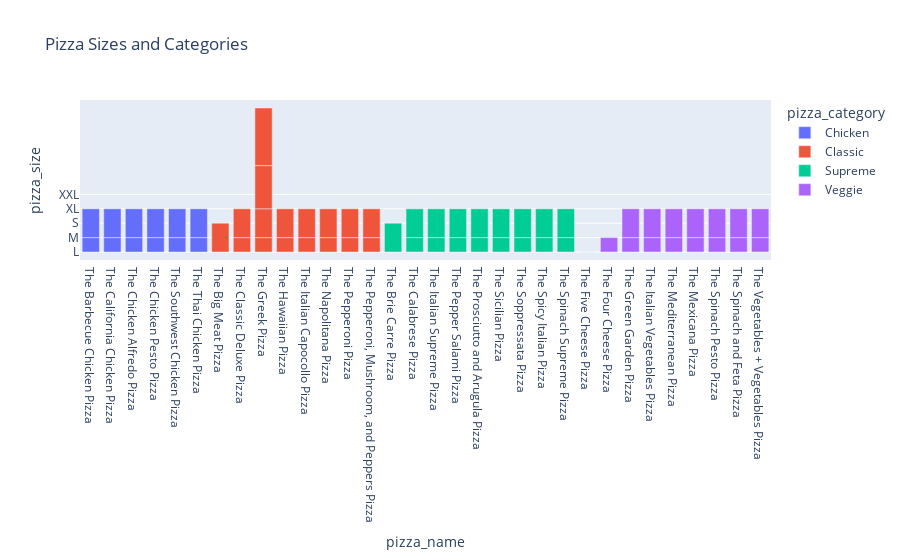

Notebook cell for this chart:
### Markdown cell above
## menu(for Launch the top 30 best-selling pizza products and launch set menus)

### Code cell
import plotly.express as px
unique_pizzas = df[['pizza_category', 'pizza_name', 'pizza_size', 'pizza_id']].drop_duplicates()
sorted_unique_pizzas = unique_pizzas.sort_values(by=['pizza_category', 'pizza_name', 'pizza_size'])
fig = px.bar(sorted_unique_pizzas, x='pizza_name', y='pizza_size', color='pizza_category',
             title="Pizza Sizes and Categories",
             hover_data=['pizza_id'])

fig.show()

### Figure 1 — Plotly figure (JSON) as saved in the notebook; plotly's stock layout.template omitted (floating-point values rounded to 4 significant figures)
{"data": [{"alignmentgroup": "True", "customdata": [["bbq_ckn_l"], ["bbq_ckn_m"], ["bbq_ckn_s"], ["cali_ckn_l"], ["cali_ckn_m"], ["cali_ckn_s"], ["ckn_alfredo_l"], ["ckn_alfredo_m"], ["ckn_alfredo_s"], ["ckn_pesto_l"], ["ckn_pesto_m"], ["ckn_pesto_s"], ["southw_ckn_l"], ["southw_ckn_m"], ["southw_ckn_s"], ["thai_ckn_l"], ["thai_ckn_m"], ["thai_ckn_s"]], "hovertemplate": "pizza_category=Chicken<br>pizza_name=%{x}<br>pizza_size=%{y}<br>pizza_id=%{customdata[0]}<extra></extra>", "legendgroup": "Chicken", "marker": {"color": "#636efa", "pattern": {"shape": ""}}, "name": "Chicken", "offsetgroup": "Chicken", "orientation": "v", "showlegend": true, "textposition": "auto", "type": "bar", "x": ["The Barbecue Chicken Pizza", "The Barbecue Chicken Pizza", "The Barbecue Chicken Pizza", "The California Chicken Pizza", "The California Chicken Pizza", "The California Chicken Pizza", "The Chicken Alfredo Pizza", "The Chicken Alfredo Pizza", "The Chicken Alfredo Pizza", "The Chicken Pesto Pizza", "The Chicken Pesto Pizza", "The Chicken Pesto Pizza", "The Southwest Chicken Pizza", "The Southwest Chicken Pizza", "The Southwest Chicken Pizza", "The Thai Chicken Pizza", "The Thai Chicken Pizza", "The Thai Chicken Pizza"], "xaxis": "x", "y": ["L", "M", "S", "L", "M", "S", "L", "M", "S", "L", "M", "S", "L", "M", "S", "L", "M", "S"], "yaxis": "y"}, {"alignmentgroup": "True", "customdata": [["big_meat_s"], ["classic_dlx_l"], ["classic_dlx_m"], ["classic_dlx_s"], ["the_greek_l"], ["the_greek_m"], ["the_greek_s"], ["the_greek_xl"], ["the_greek_xxl"], ["hawaiian_l"], ["hawaiian_m"], ["hawaiian_s"], ["ital_cpcllo_l"], ["ital_cpcllo_m"], ["ital_cpcllo_s"], ["napolitana_l"], ["napolitana_m"], ["napolitana_s"], ["pepperoni_l"], ["pepperoni_m"], ["pepperoni_s"], ["pep_msh_pep_l"], ["pep_msh_pep_m"], ["pep_msh_pep_s"]], "hovertemplate": "pizza_category=Classic<br>pizza_name=%{x}<br>pizza_size=%{y}<br>pizza_id=%{customdata[0]}<extra></extra>", "legendgroup": "Classic", "marker": {"color": "#EF553B", "pattern": {"shape": ""}}, "name": "Classic", "offsetgroup": "Classic", "orientation": "v", "showlegend": true, "textposition": "auto", "type": "bar", "x": ["The Big Meat Pizza", "The Classic Deluxe Pizza", "The Classic Deluxe Pizza", "The Classic Deluxe Pizza", "The Greek Pizza", "The Greek Pizza", "The Greek Pizza", "The Greek Pizza", "The Greek Pizza", "The Hawaiian Pizza", "The Hawaiian Pizza", "The Hawaiian Pizza", "The Italian Capocollo Pizza", "The Italian Capocollo Pizza", "The Italian Capocollo Pizza", "The Napolitana Pizza", "The Napolitana Pizza", "The Napolitana Pizza", "The Pepperoni Pizza", "The Pepperoni Pizza", "The Pepperoni Pizza", "The Pepperoni, Mushroom, and Peppers Pizza", "The Pepperoni, Mushroom, and Peppers Pizza", "The Pepperoni, Mushroom, and Peppers Pizza"], "xaxis": "x", "y": ["S", "L", "M", "S", "L", "M", "S", "XL", "XXL", "L", "M", "S", "L", "M", "S", "L", "M", "S", "L", "M", "S", "L", "M", "S"], "yaxis": "y"}, {"alignmentgroup": "True", "customdata": [["brie_carre_s"], ["calabrese_l"], ["calabrese_m"], ["calabrese_s"], ["ital_supr_l"], ["ital_supr_m"], ["ital_supr_s"], ["peppr_salami_l"], ["peppr_salami_m"], ["peppr_salami_s"], ["prsc_argla_l"], ["prsc_argla_m"], ["prsc_argla_s"], ["sicilian_l"], ["sicilian_m"], ["sicilian_s"], ["soppressata_l"], ["soppressata_m"], ["soppressata_s"], ["spicy_ital_l"], ["spicy_ital_m"], ["spicy_ital_s"], ["spinach_supr_l"], ["spinach_supr_m"], ["spinach_supr_s"]], "hovertemplate": "pizza_category=Supreme<br>pizza_name=%{x}<br>pizza_size=%{y}<br>pizza_id=%{customdata[0]}<extra></extra>", "legendgroup": "Supreme", "marker": {"color": "#00cc96", "pattern": {"shape": ""}}, "name": "Supreme", "offsetgroup": "Supreme", "orientation": "v", "showlegend": true, "textposition": "auto", "type": "bar", "x": ["The Brie Carre Pizza", "The Calabrese Pizza", "The Calabrese Pizza", "The Calabrese Pizza", "The Italian Supreme Pizza", "The Italian Supreme Pizza", "The Italian Supreme Pizza", "The Pepper Salami Pizza", "The Pepper Salami Pizza", "The Pepper Salami Pizza", "The Prosciutto and Arugula Pizza", "The Prosciutto and Arugula Pizza", "The Prosciutto and Arugula Pizza", "The Sicilian Pizza", "The Sicilian Pizza", "The Sicilian Pizza", "The Soppressata Pizza", "The Soppressata Pizza", "The Soppressata Pizza", "The Spicy Italian Pizza", "The Spicy Italian Pizza", "The Spicy Italian Pizza", "The Spinach Supreme Pizza", "The Spinach Supreme Pizza", "The Spinach Supreme Pizza"], "xaxis": "x", "y": ["S", "L", "M", "S", "L", "M", "S", "L", "M", "S", "L", "M", "S", "L", "M", "S", "L", "M", "S", "L", "M", "S", "L", "M", "S"], "yaxis": "y"}, {"alignmentgroup": "True", "customdata": [["five_cheese_l"], ["four_cheese_l"], ["four_cheese_m"], ["green_garden_l"], ["green_garden_m"], ["green_garden_s"], ["ital_veggie_l"], ["ital_veggie_m"], ["ital_veggie_s"], ["mediterraneo_l"], ["mediterraneo_m"], ["mediterraneo_s"], ["mexicana_l"], ["mexicana_m"], ["mexicana_s"], ["spin_pesto_l"], ["spin_pesto_m"], ["spin_pesto_s"], ["spinach_fet_l"], ["spinach_fet_m"], ["spinach_fet_s"], ["veggie_veg_l"], ["veggie_veg_m"], ["veggie_veg_s"]], "hovertemplate": "pizza_category=Veggie<br>pizza_name=%{x}<br>pizza_size=%{y}<br>pizza_id=%{customdata[0]}<extra></extra>", "legendgroup": "Veggie", "marker": {"color": "#ab63fa", "pattern": {"shape": ""}}, "name": "Veggie", "offsetgroup": "Veggie", "orientation": "v", "showlegend": true, "textposition": "auto", "type": "bar", "x": ["The Five Cheese Pizza", "The Four Cheese Pizza", "The Four Cheese Pizza", "The Green Garden Pizza", "The Green Garden Pizza", "The Green Garden Pizza", "The Italian Vegetables Pizza", "The Italian Vegetables Pizza", "The Italian Vegetables Pizza", "The Mediterranean Pizza", "The Mediterranean Pizza", "The Mediterranean Pizza", "The Mexicana Pizza", "The Mexicana Pizza", "The Mexicana Pizza", "The Spinach Pesto Pizza", "The Spinach Pesto Pizza", "The Spinach Pesto Pizza", "The Spinach and Feta Pizza", "The Spinach and Feta Pizza", "The Spinach and Feta Pizza", "The Vegetables + Vegetables Pizza", "The Vegetables + Vegetables Pizza", "The Vegetables + Vegetables Pizza"], "xaxis": "x", "y": ["L", "L", "M", "L", "M", "S", "L", "M", "S", "L", "M", "S", "L", "M", "S", "L", "M", "S", "L", "M", "S", "L", "M", "S"], "yaxis": "y"}], "layout": {"barmode": "relative", "legend": {"title": {"text": "pizza_category"}, "tracegroupgap": 0}, "title": {"text": "Pizza Sizes and Categories"}, "xaxis": {"anchor": "y", "domain": [0, 1], "title": {"text": "pizza_name"}}, "yaxis": {"anchor": "x", "domain": [0, 1], "title": {"text": "pizza_size"}}}}
